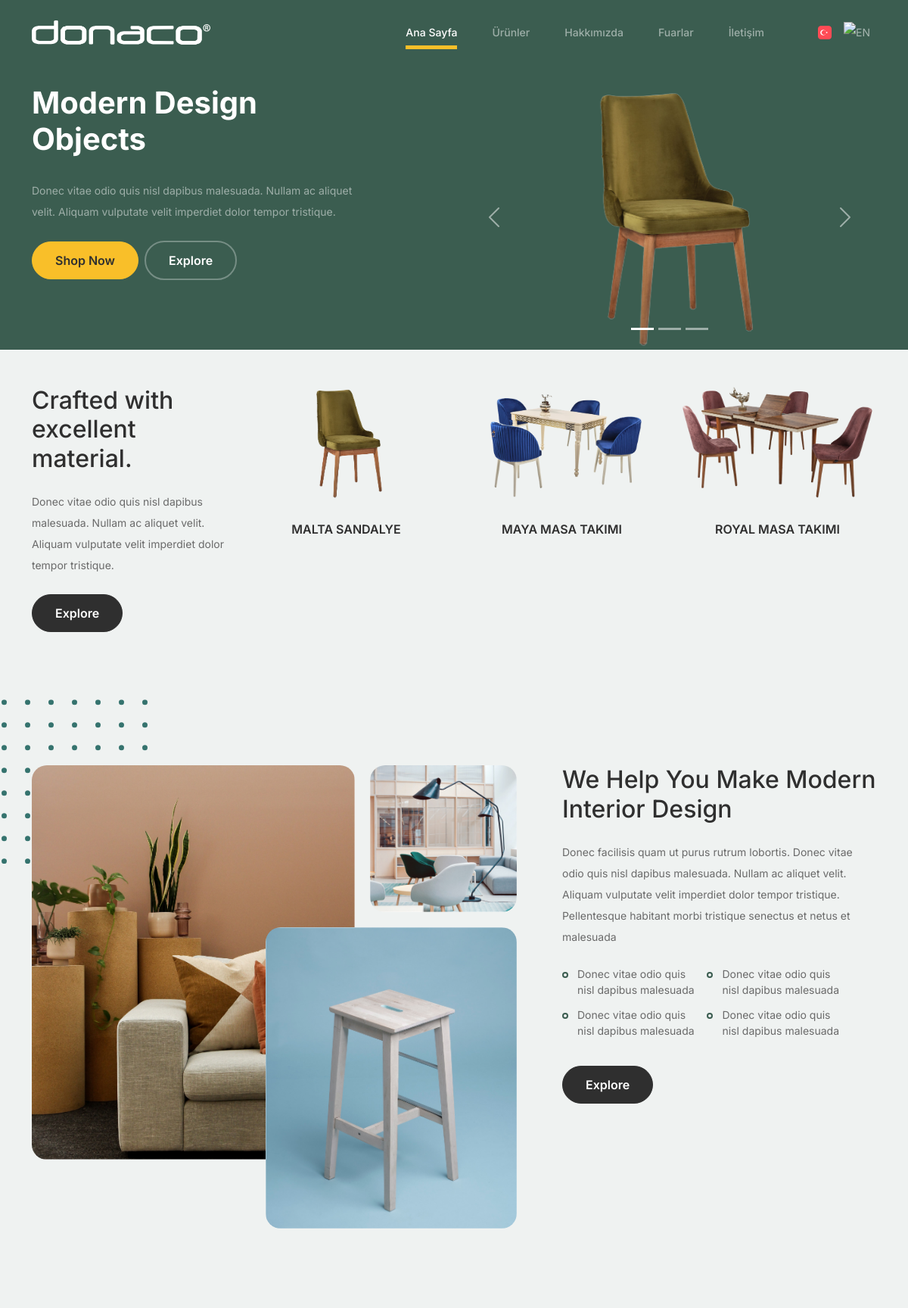
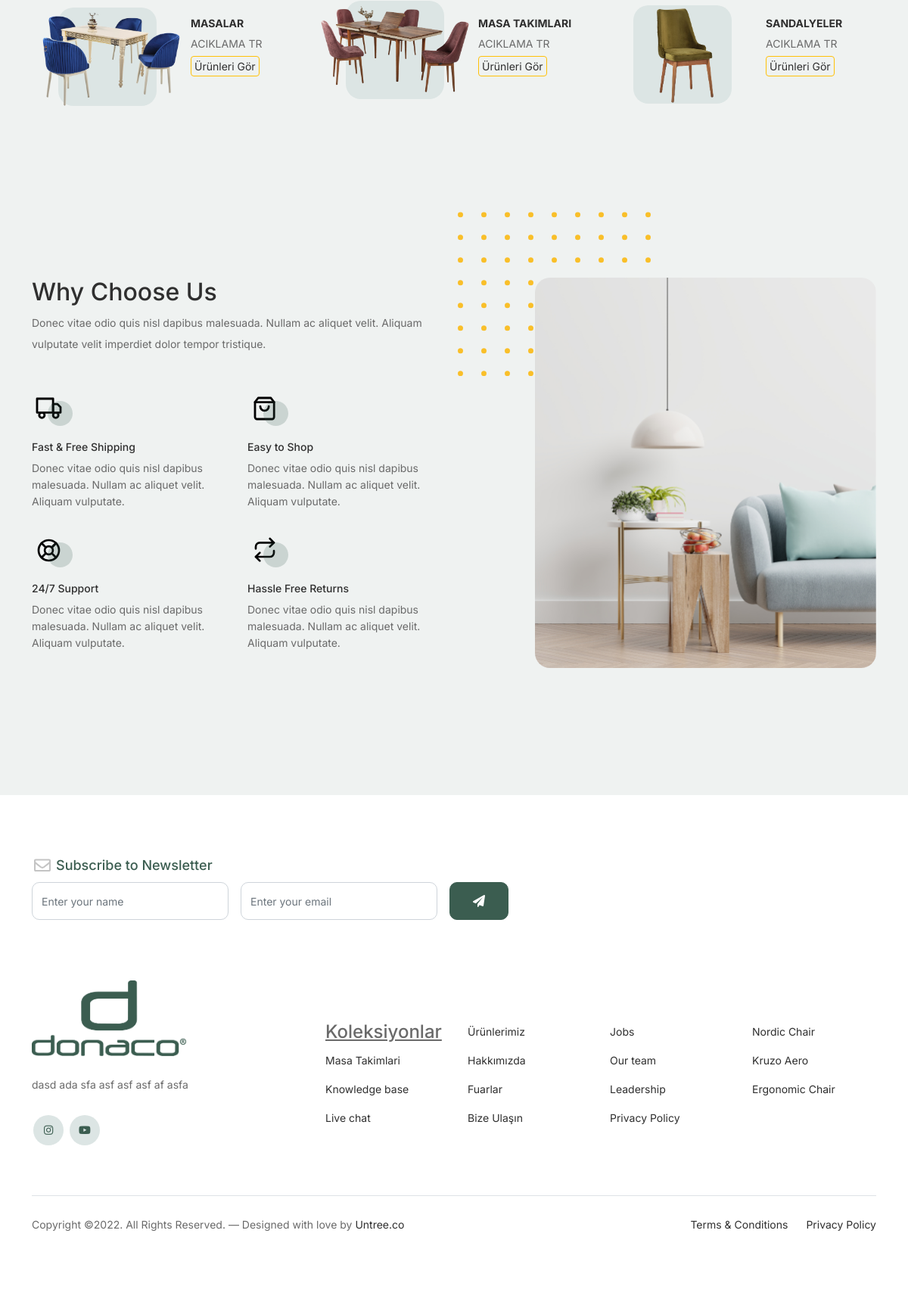
The page / on the database its author committed (2 pictures, top to bottom).
### product/models.py (models this page shows, shortened)
class SliderProduct(models.Model):
    product = models.ForeignKey(Product,related_name='slider_product', on_delete=models.CASCADE)

class Product(models.Model):
    product_name = models.CharField(max_length = 256, null = True, unique=True)
    category = models.ForeignKey(Category, on_delete =models.CASCADE, null = True)
    description = RichTextField(null = True)
    image = models.ImageField(upload_to ='product/image/%Y/%m/%d/',null = True)
    slug = models.SlugField(blank =True,null = True, unique=True)

class HeroBottomProduct(models.Model):
    product = models.ForeignKey(Product,related_name='hero_bottom_product', on_delete=models.CASCADE)

class CategoryProduct(models.Model):
    product = models.ForeignKey(Product,related_name='category_product', on_delete=models.CASCADE)
    description = models.CharField(max_length = 256, null = True,blank= True)

class Category(models.Model):
    name = models.CharField(max_length = 256, null = True)
    slug = models.SlugField(blank =True,null = True, unique=True)

### pages/views.py (the view)
# urls.py: path('',views.index,name = "index" ),
def index(request):
    slider_products = SliderProduct.objects.all()
    hero_bottom_products = HeroBottomProduct.objects.all()
    category_products = CategoryProduct.objects.all()
    context = {
        "slider_products" : slider_products,
        'hero_bottom_products' : hero_bottom_products,
        'category_products':category_products
    }
    return render(request, "index.html", context)

### templates/index.html (shortened to what this page needs)
{% extends "base.html" %}
{% load static %}
{% block body %}
{% load i18n %}
<div class="hero">
	<div class="container">
		<div class="row justify-content-between">
			<div class="col-lg-6">
				<div class="intro-excerpt">
					<h1>Modern <span clsas="d-block">Design Objects</span></h1>
					<p class="mb-4">Donec vitae odio quis nisl dapibus malesuada. Nullam ac aliquet velit. Aliquam
						vulputate velit imperdiet dolor tempor tristique.</p>
					<p><a href="" class="btn btn-secondary me-2">Shop Now</a><a href="#"
							class="btn btn-white-outline">Explore</a></p>
				</div>
			</div>
			<div class="col-lg-6">
				<div class="img-wrap">
					<div id="carouselExampleIndicators" class="carousel slide" data-bs-ride="carousel">
						<div class="carousel-indicators">
							{% for product in slider_products  %}
							<button type="button" data-bs-target="#carouselExampleIndicators" data-bs-slide-to="{{forloop.counter0}}"
								class="{% if forloop.counter0 == 0 %} active {% endif %}" aria-current="true" aria-label="Slide {{forloop.counter0}}"></button>
							{% endfor %}
							</div>
						<div class="carousel-inner">
							{% for product in slider_products  %}
							<div class="carousel-item {% if forloop.counter0 == 0 %} active {% endif %} ">
								<img src="{{ product.product.image.url}}"  style="object-fit: scale-down; width:100%; height: 350px;"   class="img-fluid">
							</div>
							{% endfor %}
						</div>
						<button class="carousel-control-prev" type="button" data-bs-target="#carouselExampleIndicators"
							data-bs-slide="prev">
							<span class="carousel-control-prev-icon" aria-hidden="true"></span>
						</button>
						<button class="carousel-control-next" type="button" data-bs-target="#carouselExampleIndicators"
							data-bs-slide="next">
							<span class="carousel-control-next-icon" aria-hidden="true"></span>
						</button>
					</div>
				</div>
			</div>
		</div>
	</div>
</div>
<div class="product-section">
	<div class="container">
		<div class="row">
			<div class="col-md-12 col-lg-3 mb-5 mb-lg-0">
				<h2 class="mb-4 section-title">Crafted with excellent material.</h2>
				<p class="mb-4">Donec vitae odio quis nisl dapibus malesuada. Nullam ac aliquet velit. Aliquam vulputate
					velit imperdiet dolor tempor tristique. </p>
				<p><a href="shop.html" class="btn">Explore</a></p>
			</div>
			{% for product in hero_bottom_products %}
			<div class="col-12 col-md-4 col-lg-3 mb-5 mb-md-0">
				<a class="product-item" href="{% url 'product_detail' product.product.slug %}">
					<img src="{{ product.product.image.url}}" class="img-fluid product-thumbnail" style="object-fit: scale-down; width:100%; height: 150px;">
					<h3 class="product-title">{{ product.product.product_name}}</h3>
				</a>
			</div>
			{% endfor %}
		</div>
	</div>
</div>
		<div class="we-help-section">
			<div class="container">
				<div class="row justify-content-between">
					<div class="col-lg-7 mb-5 mb-lg-0">
						<div class="imgs-grid">
							<div class="grid grid-1"><img src="{% static 'images/img-grid-1.jpg' %}" alt="Untree.co"></div>
							<div class="grid grid-2"><img src="{% static 'images/img-grid-2.jpg' %}" alt="Untree.co"></div>
							<div class="grid grid-3"><img src="{% static 'images/img-grid-3.jpg' %}" alt="Untree.co"></div>
						</div>
					</div>
					<div class="col-lg-5 ps-lg-5">
						<h2 class="section-title mb-4">We Help You Make Modern Interior Design</h2>
						<p>Donec facilisis quam ut purus rutrum lobortis. Donec vitae odio quis nisl dapibus malesuada. Nullam ac aliquet velit. Aliquam vulputate velit imperdiet dolor tempor tristique. Pellentesque habitant morbi tristique senectus et netus et malesuada</p>
						<ul class="list-unstyled custom-list my-4">
							<li>Donec vitae odio quis nisl dapibus malesuada</li>
							<li>Donec vitae odio quis nisl dapibus malesuada</li>
							<li>Donec vitae odio quis nisl dapibus malesuada</li>
							<li>Donec vitae odio quis nisl dapibus malesuada</li>
						</ul>
						<p><a herf="#" class="btn">Explore</a></p>
					</div>
				</div>
			</div>
		</div>
		<div class="popular-product">
			<div class="container">
				<div class="row">
					{% for category_product in category_products %}
					<div class="col-12 col-md-6 col-lg-4 mb-4 mb-lg-0">
						<div class="product-item-sm d-flex">
							<div class="thumbnail">
								<img src="{{ category_product.product.image.url}}" alt="Image" class="img-fluid">
							</div>
							<div class="pt-3">
								<h3>{{category_product.product.category.name}}</h3>
								<p>{{category_product.description}} </p>
								<p><a class="rounded border border-warning"style='padding: 4px;' href="{% url 'category_products' category_product.product.category.slug %}">{% trans "Ürünleri Gör" %}</a></p>
							</div>
						</div>
					</div>
					{% endfor %}
				</div>
			</div>
		</div>
<div class="why-choose-section">
	<div class="container">
		<div class="row justify-content-between">
			<div class="col-lg-6">
				<h2 class="section-title">Why Choose Us</h2>
				<p>Donec vitae odio quis nisl dapibus malesuada. Nullam ac aliquet velit. Aliquam vulputate velit
					imperdiet dolor tempor tristique.</p>
				<div class="row my-5">
					<div class="col-6 col-md-6">
						<div class="feature">
							<div class="icon">
								<img src="{%   static 'images/truck.svg' %}" alt="Image" class="imf-fluid">
							</div>
							<h3>Fast &amp; Free Shipping</h3>
							<p>Donec vitae odio quis nisl dapibus malesuada. Nullam ac aliquet velit. Aliquam
								vulputate.</p>
						</div>
					</div>
					<div class="col-6 col-md-6">
						<div class="feature">
							<div class="icon">
								<img src="{%   static 'images/bag.svg' %}" alt="Image" class="imf-fluid">
							</div>
							<h3>Easy to Shop</h3>
							<p>Donec vitae odio quis nisl dapibus malesuada. Nullam ac aliquet velit. Aliquam
								vulputate.</p>
						</div>
					</div>
					<div class="col-6 col-md-6">
						<div class="feature">
							<div class="icon">
								<img src="{%   static 'images/support.svg' %}" alt="Image" class="imf-fluid">
							</div>
							<h3>24/7 Support</h3>
							<p>Donec vitae odio quis nisl dapibus malesuada. Nullam ac aliquet velit. Aliquam
								vulputate.</p>
						</div>
					</div>
					<div class="col-6 col-md-6">
						<div class="feature">
							<div class="icon">
								<img src="{%   static 'images/return.svg' %}" alt="Image" class="imf-fluid">
							</div>
							<h3>Hassle Free Returns</h3>
							<p>Donec vitae odio quis nisl dapibus malesuada. Nullam ac aliquet velit. Aliquam
								vulputate.</p>
						</div>
					</div>
				</div>
			</div>
			<div class="col-lg-5">
				<div class="img-wrap">
					<img src="{%   static 'images/why-choose-us-img.jpg' %}" alt="Image" class="img-fluid">
				</div>
			</div>
		</div>
	</div>
</div>
{% endblock body %}

### templates/base.html (shortened to what this page needs)
<!DOCTYPE html>
{% load static %}
<html>
<head>
    <link rel="stylesheet" href="{% static 'css/bootstrap.min.css'%}">
    <link rel="stylesheet" href="{% static 'css/bootstrap4-0-0.css'%}">
    <link href="https://cdnjs.cloudflare.com/ajax/libs/font-awesome/6.0.0-beta3/css/all.min.css" rel="stylesheet">
    <link rel="stylesheet" href="{% static 'css/style.css'%}">
    <link rel="stylesheet" href="https://cdnjs.cloudflare.com/ajax/libs/OwlCarousel2/2.3.4/assets/owl.carousel.min.css" />
    <link rel="stylesheet" href="https://cdnjs.cloudflare.com/ajax/libs/OwlCarousel2/2.3.4/assets/owl.theme.default.min.css"/>
</head>
<body>
    {% include "includes/navbar.html" %}
        {% block body %}
        {% endblock body %}
    {% include "includes/footer.html" %}
    </body>
</html>

### templates/includes/navbar.html (shortened to what this page needs)
    {% load static %}
	{% load i18n %}
    <div style="  height: 14vh;  width: 100%;
    background-color:  #3b5d50;
    background-size: cover;
    background-position: center center;
    background-repeat: no-repeat;">
		<nav class="custom-navbar navbar navbar navbar-expand-md navbar-dark bg-dark fixed-top" arial-label="donaco">
			<div class="container">
				<a class="navbar-brand" href="{% url 'index' %}"> <img src="{% static 'logo/donaco_logo.svg' %}" height="32" alt=""></a>
				<div class="collapse navbar-collapse" id="navbarsFurni">
					<ul class="custom-navbar-nav navbar-nav ms-auto mb-2 mb-md-0">
						<li class="nav-item active">
							<a class="nav-link" href="{% url 'index' %}">{% trans 'Ana Sayfa' %}</a>
						</li>
						<li><a class="nav-link" {% if 'products' in request.path %}active{% endif %} href="{% url 'products' %}">{% trans 'Ürünler' %}</a></li>
							<li><a class="nav-link" href="about.html">{% trans 'Hakkımızda' %}
								</a></li>
								<li><a class="nav-link" href="about.html">{% trans 'Fuarlar' %}
								</a></li>
						<li><a class="nav-link" href="contact.html">{% trans 'İletişim' %}</a></li>
					</ul>
					{% if  '/product/' in request.path  or '/urun/' in request.path %}
					{% else %}
					<ul class="custom-navbar-cta navbar-nav mb-2 mb-md-0 ms-5">
					<a class="nav-link" style="padding-right: 8px;" href="{% url 'set-language' 'tr' %}"><img style="width: 18px; height: 18px" src="{% static 'locale/tr.png' %}" alt="TR"></a>
					<a class="nav-link" href="{% url 'set-language' 'en' %}"><img style="width: 18px; height: 18px"  src="{% static 'locale/en.png' %}" alt="EN"></a>
					</ul>
					{% endif %}
				</div>
			</div>
		</nav>
  </div>

### templates/includes/footer.html (shortened to what this page needs)
{% load static %}
{% load i18n %}
		<footer class="footer-section">
			<div class="container relative">
				<div class="row">
					<div class="col-lg-8">
						<div class="subscription-form">
							<h3 class="d-flex align-items-center"><span class="me-1"><img src=" {%static 'images/envelope-outline.svg'%}" alt="Image" class="img-fluid"></span><span>Subscribe to Newsletter</span></h3>
							<form action="#" class="row g-3">
								<div class="col-auto">
									<input type="text" class="form-control" placeholder="Enter your name">
								</div>
								<div class="col-auto">
									<input type="email" class="form-control" placeholder="Enter your email">
								</div>
								<div class="col-auto">
									<button class="btn btn-primary">
										<span class="fa fa-paper-plane"></span>
									</button>
								</div>
							</form>
						</div>
					</div>
				</div>
				<div class="row g-5 mb-5">
					<div class="col-lg-4">
						<div class="mb-4 footer-logo-wrap"><a href="#" class="footer-logo">	<img src=" {%static 'logo/blogo.png'%}" style="height: 100px;" alt="Image" class="img-fluid"></a></div>
						<p class="mb-4">dasd ada sfa asf asf asf af asfa </p>
						<ul class="list-unstyled custom-social">
							<li><a  target="_blank" href="https://www.instagram.com/donacomobilya/"><span class="fa fa-brands fa-instagram"></span></a></li>
							<li><a  target="_blank" href="https://www.youtube.com/channel/UCbGZjYS1mYIpYVctkVm2gOw"><span class="fa fa-brands fa-youtube"></span></a></li>
						</ul>
					</div>
					<div class="col-lg-8">
						<div class="row links-wrap">
							<div class="col-6 col-sm-6 col-md-3">
								<ul class="list-unstyled">
									<li><h4> <u>Koleksiyonlar</u> </h4></li>
									<li><a href="#">Masa Takimlari</a></li>
									<li><a href="#">Knowledge base</a></li>
									<li><a href="#">Live chat</a></li>
								</ul>
							</div>
							<div class="col-6 col-sm-6 col-md-3">
								<ul class="list-unstyled">
									<li><a href="#">{% trans 'Ürünlerimiz' %}</a></li>
									<li><a href="#">{% trans 'Hakkımızda' %}</a></li>
									<li><a href="#">{% trans 'Fuarlar' %}</a></li>
									<li><a href="#">{% trans 'Bize Ulaşın' %}</a></li>
								</ul>
							</div>
							<div class="col-6 col-sm-6 col-md-3">
								<ul class="list-unstyled">
									<li><a href="#">Jobs</a></li>
									<li><a href="#">Our team</a></li>
									<li><a href="#">Leadership</a></li>
									<li><a href="#">Privacy Policy</a></li>
								</ul>
							</div>
							<div class="col-6 col-sm-6 col-md-3">
								<ul class="list-unstyled">
									<li><a href="#">Nordic Chair</a></li>
									<li><a href="#">Kruzo Aero</a></li>
									<li><a href="#">Ergonomic Chair</a></li>
								</ul>
							</div>
						</div>
					</div>
				</div>
				<div class="border-top copyright">
					<div class="row pt-4">
						<div class="col-lg-6">
							<p class="mb-2 text-center text-lg-start">Copyright &copy;. All Rights Reserved. &mdash; Designed with love by <a href="https://untree.co">Untree.co</a>
            </p>
						</div>
						<div class="col-lg-6 text-center text-lg-end">
							<ul class="list-unstyled d-inline-flex ms-auto">
								<li class="me-4"><a href="#">Terms &amp; Conditions</a></li>
								<li><a href="#">Privacy Policy</a></li>
							</ul>
						</div>
					</div>
				</div>
			</div>
		</footer>

### rows shown on the page
SliderProduct: product.image (picture)
HeroBottomProduct: product.image (picture), product.product_name "MALTA SANDALYE"
HeroBottomProduct: product.image (picture), product.product_name "MAYA MASA TAKIMI"
HeroBottomProduct: product.image (picture), product.product_name "ROYAL MASA TAKIMI"
CategoryProduct: product.image (picture), product.category.name "MASALAR", description "ACIKLAMA TR"
CategoryProduct: product.image (picture), product.category.name "MASA TAKIMLARI", description "ACIKLAMA TR"
CategoryProduct: product.image (picture), product.category.name "SANDALYELER", description "ACIKLAMA TR"
